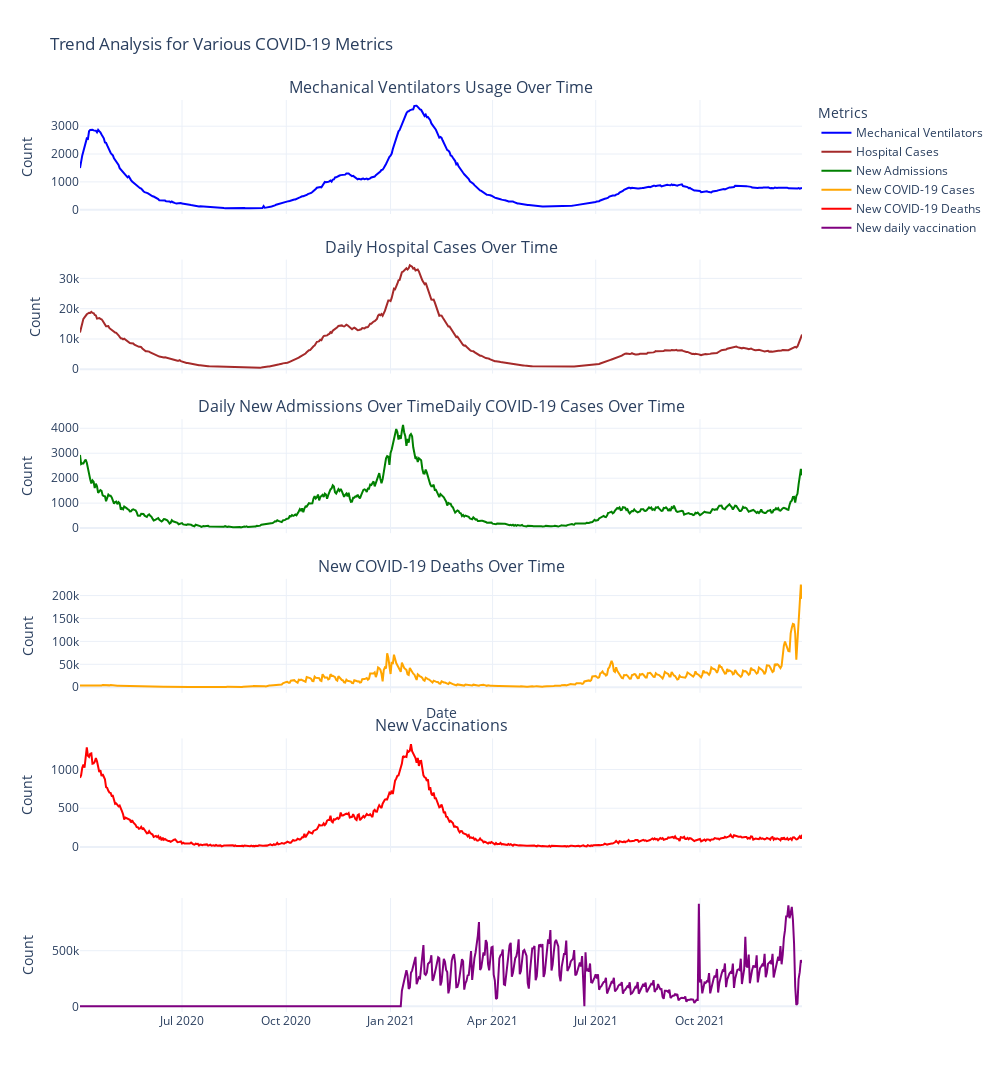

Notebook cell for this chart:
### Code cell
# Function to add traces. This improves readability and makes the code easier to modify.
def add_trace(fig, x_data, y_data, color, title, row):
    fig.add_trace(
        go.Scatter(
            x=x_data,
            y=y_data,
            mode='lines',
            line=dict(color=color, width=2),
            name=title,
            showlegend=True  # Set to True to show legends
        ),
        row=row, col=1
    )

# Create a subplot with 4 rows
fig_trend = make_subplots(
    rows=6, cols=1, 
    shared_xaxes=True, 
    vertical_spacing=0.05,  # Adjust spacing between plots
    subplot_titles=(
        'Mechanical Ventilators Usage Over Time',
        'Daily Hospital Cases Over Time', 
        'Daily New Admissions Over Time'
        'Daily COVID-19 Cases Over Time',
        'New COVID-19 Deaths Over Time',
        "New Vaccinations"
        
    )
)

# Data for plotting
data = [
    (enriched_data['Date'], enriched_data['MV Beds Occupied'], 'blue', 'Mechanical Ventilators', 1),
    (enriched_data['Date'], enriched_data['Hospital Cases'], 'brown', 'Hospital Cases', 2),
    (enriched_data['Date'], model_data['New Admissions'], 'green', 'New Admissions', 3),
    (enriched_data['Date'], enriched_data['New COVID-19 Cases'], 'orange', 'New COVID-19 Cases', 4),
    (enriched_data['Date'], enriched_data['New COVID-19 Deaths'], 'red', 'New COVID-19 Deaths', 5),
    (enriched_data["Date"], enriched_data["New Vaccinations"], "purple", "New daily vaccination", 6)
]

# Add data to the subplot
for item in data:
    add_trace(fig_trend, *item)

# Update the layout for better appearance
fig_trend.update_layout(
    height=1200, 
    width=1000,  # Increased width for a better view
    template="plotly_white",
    title_text="Trend Analysis for Various COVID-19 Metrics",
    legend_title_text='Metrics',  # Add legend title
    hovermode="x unified"  # Unified hovermode for better tooltip display
)

# Update xaxis properties
fig_trend.update_xaxes(title_text="Date", row=4, col=1)

# Update yaxis properties
fig_trend.update_yaxes(title_text="Count", row=1, col=1)
fig_trend.update_yaxes(title_text="Count", row=2, col=1)
fig_trend.update_yaxes(title_text="Count", row=3, col=1)
fig_trend.update_yaxes(title_text="Count", row=4, col=1)
fig_trend.update_yaxes(title_text="Count", row=5, col=1)
fig_trend.update_yaxes(title_text="Count", row=6, col=1)
fig_trend.show()

### Figure 1 — Plotly figure (JSON) as saved in the notebook; plotly's stock layout.template omitted (floating-point values rounded to 4 significant figures; data arrays with more than 128 entries replaced by an {"elided": "..."} marker saying what was removed)
{"data": [{"line": {"color": "blue", "width": 2}, "mode": "lines", "name": "Mechanical Ventilators", "showlegend": true, "type": "scatter", "x": {"elided": "638 str values"}, "xaxis": "x", "y": {"elided": "638 int values"}, "yaxis": "y"}, {"line": {"color": "brown", "width": 2}, "mode": "lines", "name": "Hospital Cases", "showlegend": true, "type": "scatter", "x": {"elided": "638 str values"}, "xaxis": "x2", "y": {"elided": "638 int values"}, "yaxis": "y2"}, {"line": {"color": "green", "width": 2}, "mode": "lines", "name": "New Admissions", "showlegend": true, "type": "scatter", "x": {"elided": "638 str values"}, "xaxis": "x3", "y": {"elided": "638 int values"}, "yaxis": "y3"}, {"line": {"color": "orange", "width": 2}, "mode": "lines", "name": "New COVID-19 Cases", "showlegend": true, "type": "scatter", "x": {"elided": "638 str values"}, "xaxis": "x4", "y": {"elided": "638 int values"}, "yaxis": "y4"}, {"line": {"color": "red", "width": 2}, "mode": "lines", "name": "New COVID-19 Deaths", "showlegend": true, "type": "scatter", "x": {"elided": "638 str values"}, "xaxis": "x5", "y": {"elided": "638 int values"}, "yaxis": "y5"}, {"line": {"color": "purple", "width": 2}, "mode": "lines", "name": "New daily vaccination", "showlegend": true, "type": "scatter", "x": {"elided": "638 str values"}, "xaxis": "x6", "y": {"elided": "638 int values"}, "yaxis": "y6"}], "layout": {"annotations": [{"font": {"size": 16}, "showarrow": false, "text": "Mechanical Ventilators Usage Over Time", "x": 0.5, "xanchor": "center", "xref": "paper", "y": 1, "yanchor": "bottom", "yref": "paper"}, {"font": {"size": 16}, "showarrow": false, "text": "Daily Hospital Cases Over Time", "x": 0.5, "xanchor": "center", "xref": "paper", "y": 0.825, "yanchor": "bottom", "yref": "paper"}, {"font": {"size": 16}, "showarrow": false, "text": "Daily New Admissions Over TimeDaily COVID-19 Cases Over Time", "x": 0.5, "xanchor": "center", "xref": "paper", "y": 0.65, "yanchor": "bottom", "yref": "paper"}, {"font": {"size": 16}, "showarrow": false, "text": "New COVID-19 Deaths Over Time", "x": 0.5, "xanchor": "center", "xref": "paper", "y": 0.475, "yanchor": "bottom", "yref": "paper"}, {"font": {"size": 16}, "showarrow": false, "text": "New Vaccinations", "x": 0.5, "xanchor": "center", "xref": "paper", "y": 0.3, "yanchor": "bottom", "yref": "paper"}], "height": 1200, "hovermode": "x unified", "legend": {"title": {"text": "Metrics"}}, "title": {"text": "Trend Analysis for Various COVID-19 Metrics"}, "width": 1000, "xaxis": {"anchor": "y", "domain": [0, 1], "matches": "x6", "showticklabels": false}, "xaxis2": {"anchor": "y2", "domain": [0, 1], "matches": "x6", "showticklabels": false}, "xaxis3": {"anchor": "y3", "domain": [0, 1], "matches": "x6", "showticklabels": false}, "xaxis4": {"anchor": "y4", "domain": [0, 1], "matches": "x6", "showticklabels": false, "title": {"text": "Date"}}, "xaxis5": {"anchor": "y5", "domain": [0, 1], "matches": "x6", "showticklabels": false}, "xaxis6": {"anchor": "y6", "domain": [0, 1]}, "yaxis": {"anchor": "x", "domain": [0.875, 1], "title": {"text": "Count"}}, "yaxis2": {"anchor": "x2", "domain": [0.7, 0.825], "title": {"text": "Count"}}, "yaxis3": {"anchor": "x3", "domain": [0.525, 0.65], "title": {"text": "Count"}}, "yaxis4": {"anchor": "x4", "domain": [0.35, 0.475], "title": {"text": "Count"}}, "yaxis5": {"anchor": "x5", "domain": [0.175, 0.3], "title": {"text": "Count"}}, "yaxis6": {"anchor": "x6", "domain": [0, 0.125], "title": {"text": "Count"}}}}
